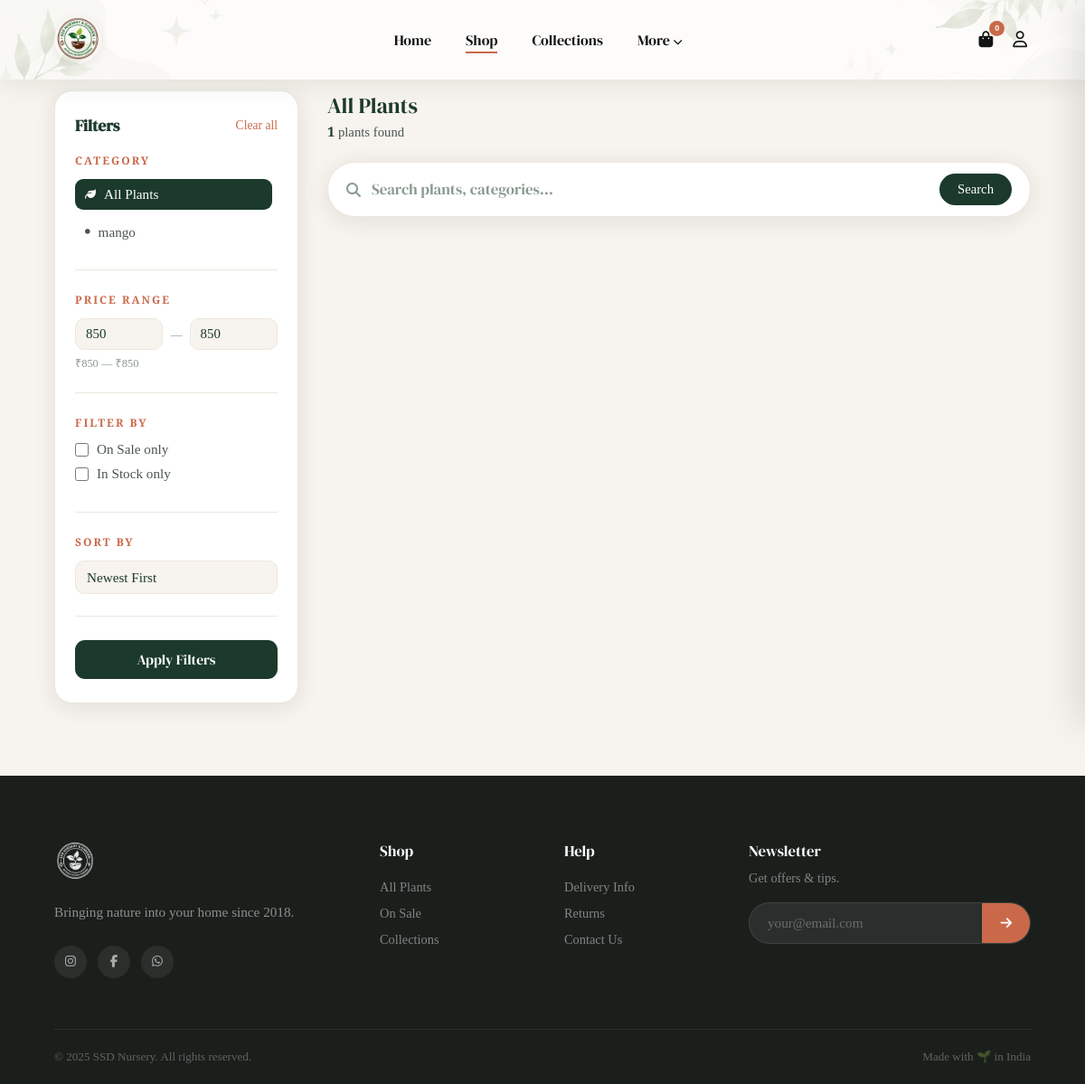
The app's page /shop/, older data.
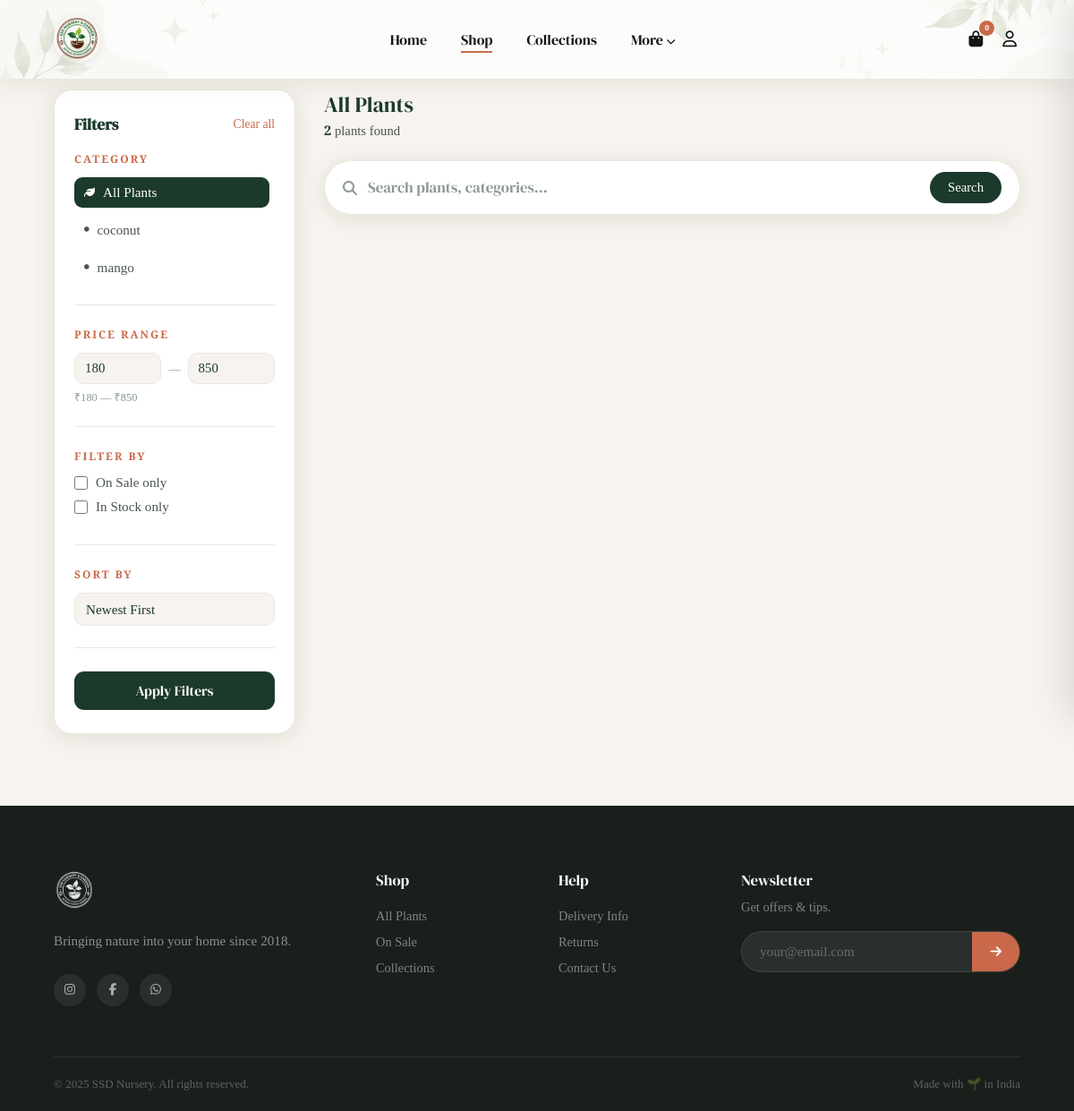
The same page, newer data.
### web/models.py (models this page shows, shortened)
class Category(models.Model):
    name = models.CharField(max_length=100, unique=True)
    slug = models.SlugField(max_length=120, unique=True, blank=True)
    image = models.ImageField(upload_to="categories/", blank=True, null=True)
    description = models.TextField(blank=True)
    is_active = models.BooleanField(default=True)
    created_at = models.DateTimeField(auto_now_add=True)
    class Meta:
        verbose_name_plural = "Categories"
        ordering = ["name"]

### web/views.py (the view)
# urls.py: path("shop/", views.shop, name="shop"),
def shop(request):
    bounds = (
        Product.objects.filter(is_active=True)
        .annotate(
            final_price=Coalesce(
                "offer_price",
                "price",
                output_field=DecimalField()
            )
        )
        .aggregate(
            mn=Min("final_price"),
            mx=Max("final_price")
        )
    )
    global_min = int(bounds["mn"] or 0)
    global_max = int(bounds["mx"] or 0)
    qs = (
        Product.objects.filter(is_active=True)
        .select_related("category")
        .annotate(
            final_price=Coalesce(
                "offer_price",
                "price",
                output_field=DecimalField()
            )
        )
    )
    cat_slug        = request.GET.get("category", "").strip()
    active_category = None
    if cat_slug:
        active_category = get_object_or_404(Category, slug=cat_slug, is_active=True)
        qs = qs.filter(category=active_category)
    query = request.GET.get("q", "").strip()
    if query:
        qs = qs.filter(
            Q(name__icontains=query) |
            Q(description__icontains=query) |
            Q(category__name__icontains=query)
        )
    min_price = request.GET.get("min_price", "")
    max_price = request.GET.get("max_price", "")
    if min_price.lstrip("-").isdigit():
        qs = qs.filter(final_price__gte=int(min_price))
    if max_price.lstrip("-").isdigit():
        qs = qs.filter(final_price__lte=int(max_price))
    if request.GET.get("sale") == "1":
        qs = qs.exclude(offer_price__isnull=True)
    if request.GET.get("in_stock") == "1":
        qs = qs.filter(stock__gt=0)
    sort     = request.GET.get("sort", "newest")
    sort_map = {"newest": "-id", "price_asc": "final_price", "price_desc": "-final_price", "name_asc": "name"}
    qs       = qs.order_by(sort_map.get(sort, "-id"))
    paginator = Paginator(qs, 12)
    page_obj  = paginator.get_page(request.GET.get("page", 1))
    categories = Category.objects.filter(is_active=True).order_by("name")
    qp = request.GET.copy()
    qp.pop("page", None)
    wishlist_ids = []
    if request.user.is_authenticated:
        wishlist_ids = list(
            Wishlist.objects.filter(user=request.user).values_list("product_id", flat=True)
        )
    return render(request, "web/shop.html", {
        "page_obj":        page_obj,
        "categories":      categories,
        "active_category": active_category,
        "query":           query,
        "sort":            sort,
        "min_price":       min_price or global_min,
        "max_price":       max_price or global_max,
        "global_min":      global_min,
        "global_max":      global_max,
        "sale_only":       request.GET.get("sale", ""),
        "stock_only":      request.GET.get("in_stock", ""),
        "filter_string":   qp.urlencode(),
        "total_count":     paginator.count,
        "wishlist_ids":    wishlist_ids,
    })

### web/context_processors.py (called while the page is built)
def user_profile(request):
    notifications = Notification.objects.filter(is_active=True).order_by("-id")[:5]
    return {"notifications": notifications}

def cart_count(request):
    count = 0
    if request.user.is_authenticated:
        count = sum(
            i.quantity
            for i in CartItem.objects.filter(user=request.user)
        )
    return {
        "cart_count": count
    }

### web/templates/web/shop.html (shortened to what the changed rows need)
{% load static %}
<!DOCTYPE html>
<html lang="en">
<head>
<link rel="stylesheet" href="https://cdnjs.cloudflare.com/ajax/libs/font-awesome/6.5.1/css/all.min.css">
<link rel="stylesheet" href="{% static 'css/style.css' %}"><link rel="stylesheet" href="{% static 'css/cartsidebar.css' %}">
</head>
<body data-auth="{% if request.user.is_authenticated %}1{% else %}0{% endif %}">
<div class="shop-layout">
  <aside class="shop-sidebar">
    <form method="GET" action="{% url 'shop' %}" id="filterForm">
      <div class="filter-section">
        <div class="cat-filter-list">
          <a href="{% url 'shop' %}{% if query %}?q={{ query }}{% endif %}" class="cat-filter-link {% if not active_category %}active{% endif %}"><i class="fas fa-leaf" style="font-size:.75rem;"></i> All Plants</a>
          {% for c in categories %}<a href="?category={{ c.slug }}" class="cat-filter-link "><i class="fas fa-circle" style="font-size:.35rem;"></i> {{ c.name }}</a>{% endfor %}
        </div>
      </div>
      <div class="filter-section">
        <span class="filter-lbl">Price Range</span>
        <div class="price-inputs">
          <input type="number" name="min_price" class="price-input" value="{{ min_price }}" placeholder="Min ₹">
          <span class="price-sep">—</span>
          <input type="number" name="max_price" class="price-input" value="{{ max_price }}" placeholder="Max ₹">
        </div>
        <small style="color:var(--text-light);font-size:.78rem;margin-top:6px;display:block;">₹{{ global_min }} — ₹{{ global_max }}</small>
      </div>
    </form>
  </aside>
  <div class="shop-main">
    <div class="shop-topbar">
      <div style="display:flex;align-items:center;gap:14px;flex-wrap:wrap;">
        <div>
          <div class="shop-count"><strong>{{ total_count }}</strong> plants found</div>
        </div>
      </div>
    </div>
  </div>
</div>
</body>
</html>

Row changes from the older to the newer data that the page shows:
added Category: name "coconut"
Text that changed along with them:
form field min_price: "850" → "180"
{{ global_min }}: "850" → "180"
{{ total_count }}: "1" → "2"
